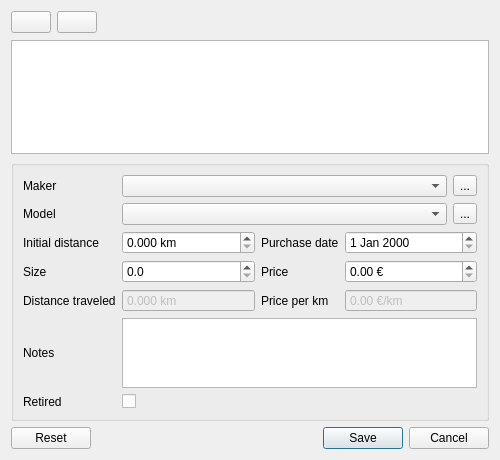
<?xml version="1.0" encoding="UTF-8"?>
<ui version="4.0">
 <class>ShoeView</class>
 <widget class="QDialog" name="ShoeView">
  <property name="windowModality">
   <enum>Qt::ApplicationModal</enum>
  </property>
  <property name="geometry">
   <rect>
    <x>0</x>
    <y>0</y>
    <width>500</width>
    <height>460</height>
   </rect>
  </property>
  <property name="windowTitle">
   <string>Edit a shoe</string>
  </property>
  <layout class="QVBoxLayout" name="verticalLayout">
   <item>
    <layout class="QHBoxLayout" name="horizontalLayout">
     <item>
      <widget class="QPushButton" name="addPushButton">
       <property name="icon">
        <iconset resource="../../../resources/application.qrc">
         <normaloff>:/images/list_add</normaloff>:/images/list_add</iconset>
       </property>
      </widget>
     </item>
     <item>
      <widget class="QPushButton" name="removePushButton">
       <property name="text">
        <string/>
       </property>
       <property name="icon">
        <iconset resource="../../../resources/application.qrc">
         <normaloff>:/images/list_remove</normaloff>:/images/list_remove</iconset>
       </property>
      </widget>
     </item>
     <item>
      <spacer name="horizontalSpacer">
       <property name="orientation">
        <enum>Qt::Horizontal</enum>
       </property>
       <property name="sizeHint" stdset="0">
        <size>
         <width>88</width>
         <height>23</height>
        </size>
       </property>
      </spacer>
     </item>
    </layout>
   </item>
   <item>
    <widget class="QTableView" name="tableView">
     <property name="sizePolicy">
      <sizepolicy hsizetype="Expanding" vsizetype="Expanding">
       <horstretch>0</horstretch>
       <verstretch>1</verstretch>
      </sizepolicy>
     </property>
     <property name="editTriggers">
      <set>QAbstractItemView::NoEditTriggers</set>
     </property>
     <property name="selectionMode">
      <enum>QAbstractItemView::SingleSelection</enum>
     </property>
     <property name="selectionBehavior">
      <enum>QAbstractItemView::SelectRows</enum>
     </property>
     <property name="cornerButtonEnabled">
      <bool>false</bool>
     </property>
    </widget>
   </item>
   <item>
    <widget class="QGroupBox" name="groupBox">
     <property name="sizePolicy">
      <sizepolicy hsizetype="Preferred" vsizetype="Preferred">
       <horstretch>0</horstretch>
       <verstretch>1</verstretch>
      </sizepolicy>
     </property>
     <property name="title">
      <string/>
     </property>
     <layout class="QGridLayout" name="gridLayout">
      <item row="0" column="0">
       <widget class="QLabel" name="label_4">
        <property name="text">
         <string>Maker</string>
        </property>
       </widget>
      </item>
      <item row="0" column="1" colspan="3">
       <layout class="QHBoxLayout" name="horizontalLayout_4">
        <item>
         <widget class="QComboBox" name="shoeMakerComboBox"/>
        </item>
        <item>
         <widget class="QToolButton" name="shoeMakerToolButton">
          <property name="text">
           <string>...</string>
          </property>
         </widget>
        </item>
       </layout>
      </item>
      <item row="1" column="0">
       <widget class="QLabel" name="label">
        <property name="text">
         <string>Model</string>
        </property>
       </widget>
      </item>
      <item row="1" column="1" colspan="3">
       <layout class="QHBoxLayout" name="horizontalLayout_5">
        <item>
         <widget class="QComboBox" name="shoeModelComboBox"/>
        </item>
        <item>
         <widget class="QToolButton" name="shoeModelToolButton">
          <property name="text">
           <string>...</string>
          </property>
         </widget>
        </item>
       </layout>
      </item>
      <item row="2" column="0">
       <widget class="QLabel" name="label_7">
        <property name="text">
         <string>Initial distance</string>
        </property>
        <property name="buddy">
         <cstring>initialDistanceDoubleSpinBox</cstring>
        </property>
       </widget>
      </item>
      <item row="2" column="1">
       <widget class="QDoubleSpinBox" name="initialDistanceDoubleSpinBox">
        <property name="sizePolicy">
         <sizepolicy hsizetype="Minimum" vsizetype="Fixed">
          <horstretch>1</horstretch>
          <verstretch>0</verstretch>
         </sizepolicy>
        </property>
        <property name="suffix">
         <string> km</string>
        </property>
        <property name="decimals">
         <number>3</number>
        </property>
        <property name="maximum">
         <double>9999.989999999999782</double>
        </property>
       </widget>
      </item>
      <item row="2" column="2">
       <widget class="QLabel" name="label_8">
        <property name="text">
         <string>Purchase date</string>
        </property>
        <property name="buddy">
         <cstring>purchaseDateDateEdit</cstring>
        </property>
       </widget>
      </item>
      <item row="2" column="3">
       <widget class="QDateEdit" name="purchaseDateDateEdit">
        <property name="sizePolicy">
         <sizepolicy hsizetype="Minimum" vsizetype="Fixed">
          <horstretch>1</horstretch>
          <verstretch>0</verstretch>
         </sizepolicy>
        </property>
       </widget>
      </item>
      <item row="3" column="0">
       <widget class="QLabel" name="label_9">
        <property name="text">
         <string>Size</string>
        </property>
        <property name="buddy">
         <cstring>sizeDoubleSpinBox</cstring>
        </property>
       </widget>
      </item>
      <item row="3" column="1">
       <widget class="QDoubleSpinBox" name="sizeDoubleSpinBox">
        <property name="decimals">
         <number>1</number>
        </property>
        <property name="minimum">
         <double>0.000000000000000</double>
        </property>
        <property name="maximum">
         <double>99.000000000000000</double>
        </property>
        <property name="singleStep">
         <double>0.500000000000000</double>
        </property>
       </widget>
      </item>
      <item row="3" column="2">
       <widget class="QLabel" name="label_10">
        <property name="text">
         <string>Price</string>
        </property>
        <property name="buddy">
         <cstring>priceDoubleSpinBox</cstring>
        </property>
       </widget>
      </item>
      <item row="3" column="3">
       <widget class="QDoubleSpinBox" name="priceDoubleSpinBox">
        <property name="suffix">
         <string> €</string>
        </property>
        <property name="maximum">
         <double>999.990000000000009</double>
        </property>
       </widget>
      </item>
      <item row="4" column="0">
       <widget class="QLabel" name="label_11">
        <property name="text">
         <string>Distance traveled</string>
        </property>
        <property name="buddy">
         <cstring>distanceDoubleSpinBox</cstring>
        </property>
       </widget>
      </item>
      <item row="4" column="1">
       <widget class="QDoubleSpinBox" name="distanceDoubleSpinBox">
        <property name="enabled">
         <bool>false</bool>
        </property>
        <property name="buttonSymbols">
         <enum>QAbstractSpinBox::NoButtons</enum>
        </property>
        <property name="suffix">
         <string> km</string>
        </property>
        <property name="decimals">
         <number>3</number>
        </property>
        <property name="maximum">
         <double>9999.989999999999782</double>
        </property>
       </widget>
      </item>
      <item row="4" column="2">
       <widget class="QLabel" name="label_12">
        <property name="text">
         <string>Price per km</string>
        </property>
        <property name="buddy">
         <cstring>pricePerDistanceDoubleSpinBox</cstring>
        </property>
       </widget>
      </item>
      <item row="4" column="3">
       <widget class="QDoubleSpinBox" name="pricePerDistanceDoubleSpinBox">
        <property name="enabled">
         <bool>false</bool>
        </property>
        <property name="buttonSymbols">
         <enum>QAbstractSpinBox::NoButtons</enum>
        </property>
        <property name="suffix">
         <string> €/km</string>
        </property>
        <property name="maximum">
         <double>999.990000000000009</double>
        </property>
       </widget>
      </item>
      <item row="5" column="0">
       <widget class="QLabel" name="label_6">
        <property name="text">
         <string>Notes</string>
        </property>
        <property name="buddy">
         <cstring>notesPlainTextEdit</cstring>
        </property>
       </widget>
      </item>
      <item row="5" column="1" colspan="3">
       <widget class="QPlainTextEdit" name="notesPlainTextEdit"/>
      </item>
      <item row="6" column="0">
       <widget class="QLabel" name="label_3">
        <property name="text">
         <string>Retired</string>
        </property>
       </widget>
      </item>
      <item row="6" column="1">
       <widget class="QCheckBox" name="retiredCheckBox">
        <property name="text">
         <string/>
        </property>
       </widget>
      </item>
     </layout>
    </widget>
   </item>
   <item>
    <layout class="QHBoxLayout" name="horizontalLayout_2">
     <item>
      <widget class="QPushButton" name="resetPushButton">
       <property name="text">
        <string>Reset</string>
       </property>
       <property name="icon">
        <iconset resource="../../../resources/application.qrc">
         <normaloff>:/images/reset</normaloff>:/images/reset</iconset>
       </property>
      </widget>
     </item>
     <item>
      <spacer name="horizontalSpacer_2">
       <property name="orientation">
        <enum>Qt::Horizontal</enum>
       </property>
       <property name="sizeHint" stdset="0">
        <size>
         <width>40</width>
         <height>20</height>
        </size>
       </property>
      </spacer>
     </item>
     <item>
      <widget class="QPushButton" name="savePushButton">
       <property name="text">
        <string>Save</string>
       </property>
       <property name="icon">
        <iconset resource="../../../resources/application.qrc">
         <normaloff>:/images/save</normaloff>:/images/save</iconset>
       </property>
       <property name="default">
        <bool>true</bool>
       </property>
      </widget>
     </item>
     <item>
      <widget class="QPushButton" name="cancelPushButton">
       <property name="text">
        <string>Cancel</string>
       </property>
       <property name="icon">
        <iconset resource="../../../resources/application.qrc">
         <normaloff>:/images/cancel</normaloff>:/images/cancel</iconset>
       </property>
      </widget>
     </item>
    </layout>
   </item>
  </layout>
 </widget>
 <resources>
  <include location="../../../resources/application.qrc"/>
 </resources>
 <connections/>
</ui>
